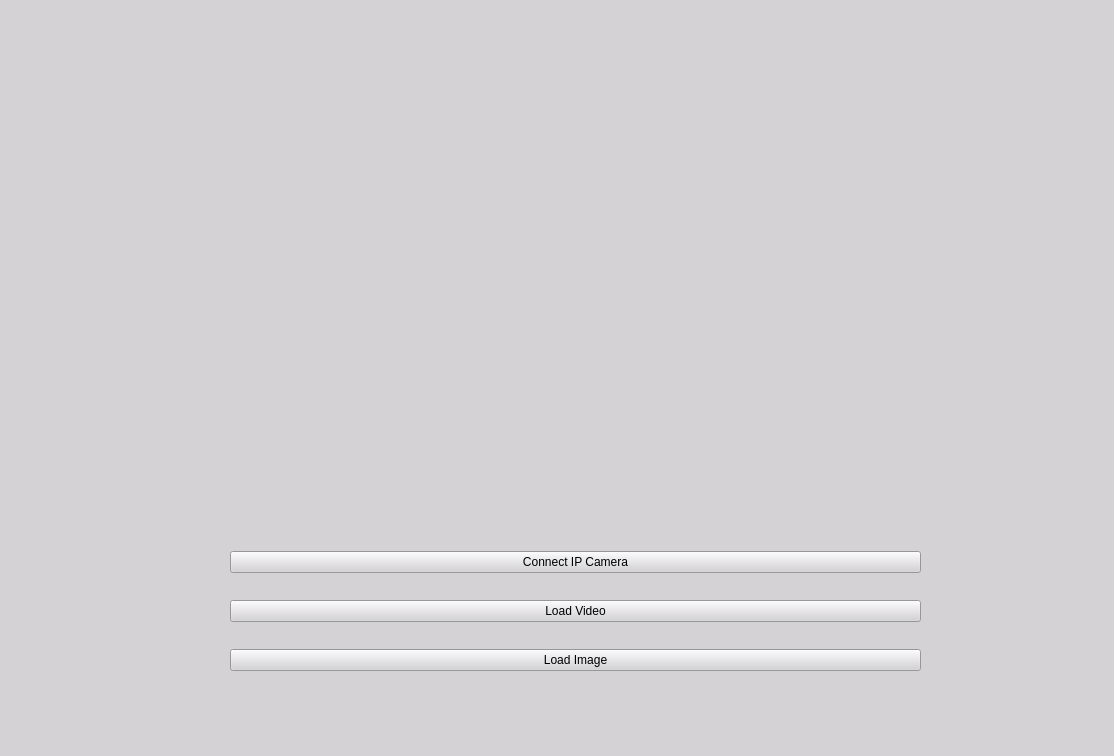
<?xml version="1.0" encoding="UTF-8"?>
<ui version="4.0">
 <class>MainWindow</class>
 <widget class="QMainWindow" name="MainWindow">
  <property name="geometry">
   <rect>
    <x>0</x>
    <y>0</y>
    <width>1114</width>
    <height>756</height>
   </rect>
  </property>
  <property name="windowTitle">
   <string>MainWindow</string>
  </property>
  <property name="styleSheet">
   <string notr="true">* {
background-color: #D4D2D5;
}</string>
  </property>
  <widget class="QWidget" name="centralwidget">
   <widget class="QWidget" name="verticalLayoutWidget">
    <property name="geometry">
     <rect>
      <x>230</x>
      <y>530</y>
      <width>691</width>
      <height>164</height>
     </rect>
    </property>
    <layout class="QVBoxLayout" name="verticalLayout">
     <property name="sizeConstraint">
      <enum>QLayout::SetDefaultConstraint</enum>
     </property>
     <item>
      <widget class="QPushButton" name="pushButton">
       <property name="cursor">
        <cursorShape>PointingHandCursor</cursorShape>
       </property>
       <property name="styleSheet">
        <string notr="true">* {
	background-color: rgb(80, 80, 80);
	font: 75 12pt &quot;JetBrains Mono NL Bold&quot;;
	color: &quot;white&quot;;
	border-radius: &quot;10px&quot;;
	padding-top: &quot;8px&quot;;
	padding-bottom: &quot;8px&quot;;
	margin: &quot;4px&quot;;
	box-shadow&quot; &quot;0 0 5px rgb(0, 0, 0, 0.4)&quot;;
}</string>
       </property>
       <property name="text">
        <string>Connect IP Camera</string>
       </property>
      </widget>
     </item>
     <item>
      <widget class="QPushButton" name="pushButton_2">
       <property name="cursor">
        <cursorShape>PointingHandCursor</cursorShape>
       </property>
       <property name="styleSheet">
        <string notr="true">* {
	background-color: rgb(80, 80, 80);
	font: 75 12pt &quot;JetBrains Mono NL Bold&quot;;
	color: &quot;white&quot;;
	border-radius: &quot;10px&quot;;
	padding-top: &quot;8px&quot;;
	padding-bottom: &quot;8px&quot;;
	margin: &quot;4px&quot;;
	box-shadow&quot; &quot;0 0 5px rgb(0, 0, 0, 0.4)&quot;;
}</string>
       </property>
       <property name="text">
        <string>Load Video</string>
       </property>
      </widget>
     </item>
     <item>
      <widget class="QPushButton" name="pushButton_3">
       <property name="cursor">
        <cursorShape>PointingHandCursor</cursorShape>
       </property>
       <property name="styleSheet">
        <string notr="true">* {
	background-color: rgb(80, 80, 80);
	font: 75 12pt &quot;JetBrains Mono NL Bold&quot;;
	color: &quot;white&quot;;
	border-radius: &quot;10px&quot;;
	padding-top: &quot;8px&quot;;
	padding-bottom: &quot;8px&quot;;
	margin: &quot;4px&quot;;
	box-shadow&quot; &quot;0 0 5px rgb(0, 0, 0, 0.4)&quot;;
}</string>
       </property>
       <property name="text">
        <string>Load Image</string>
       </property>
      </widget>
     </item>
    </layout>
   </widget>
  </widget>
  <widget class="QMenuBar" name="menubar">
   <property name="geometry">
    <rect>
     <x>0</x>
     <y>0</y>
     <width>1114</width>
     <height>26</height>
    </rect>
   </property>
  </widget>
  <widget class="QStatusBar" name="statusbar"/>
 </widget>
 <resources/>
 <connections/>
</ui>
